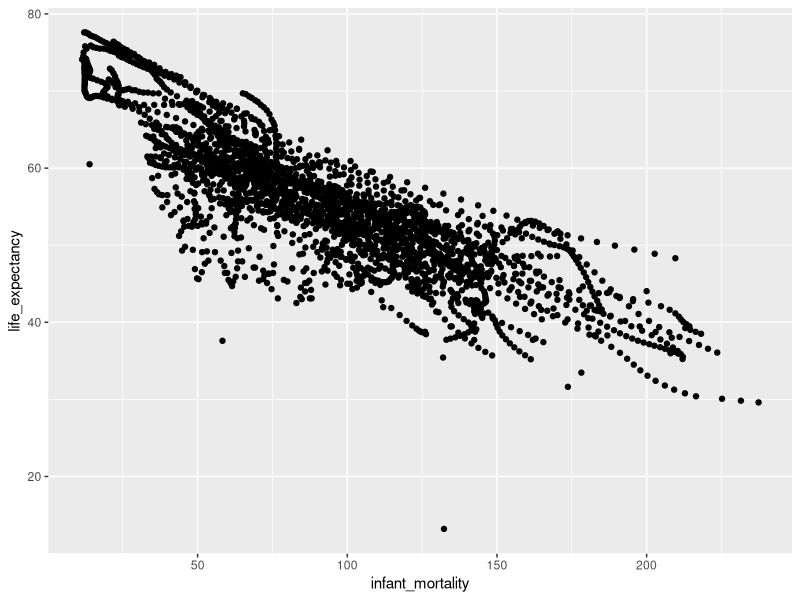
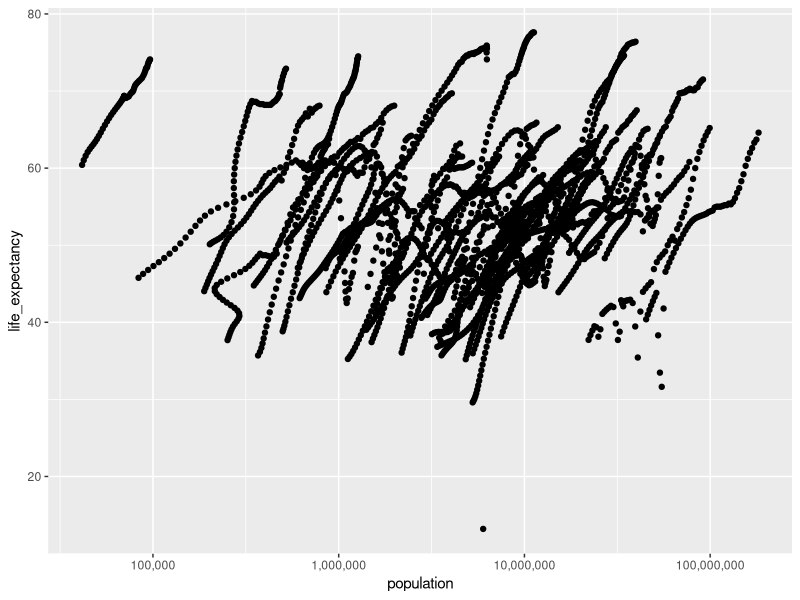
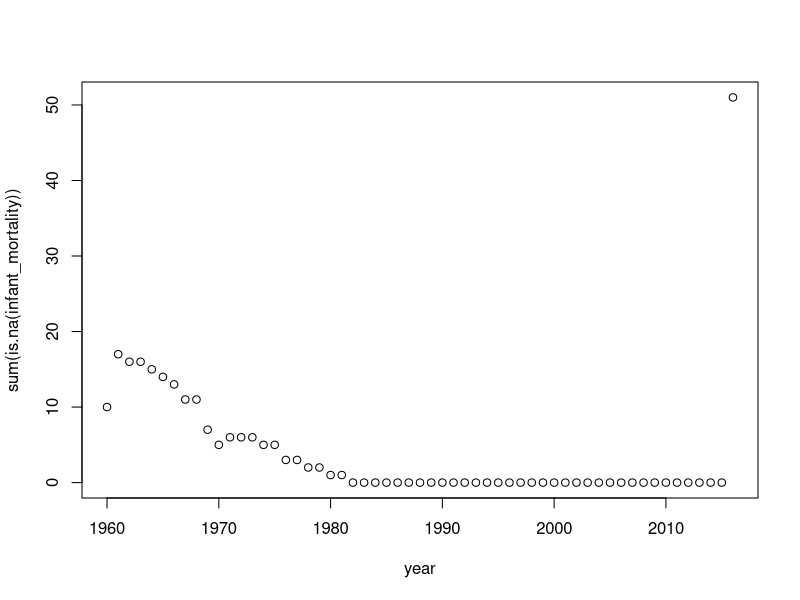
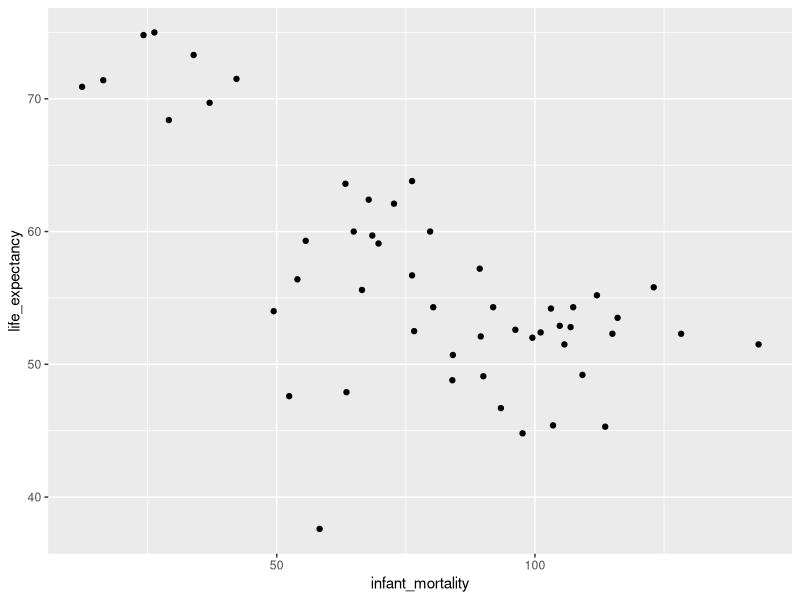
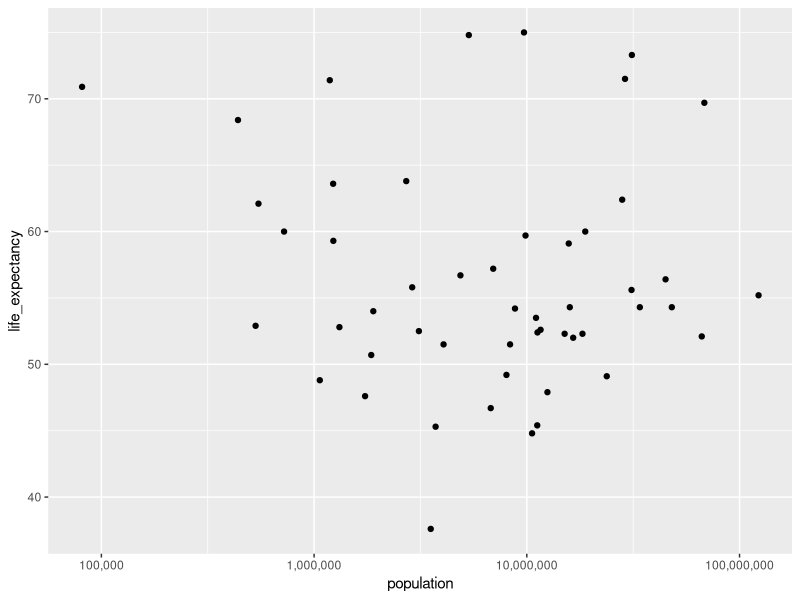
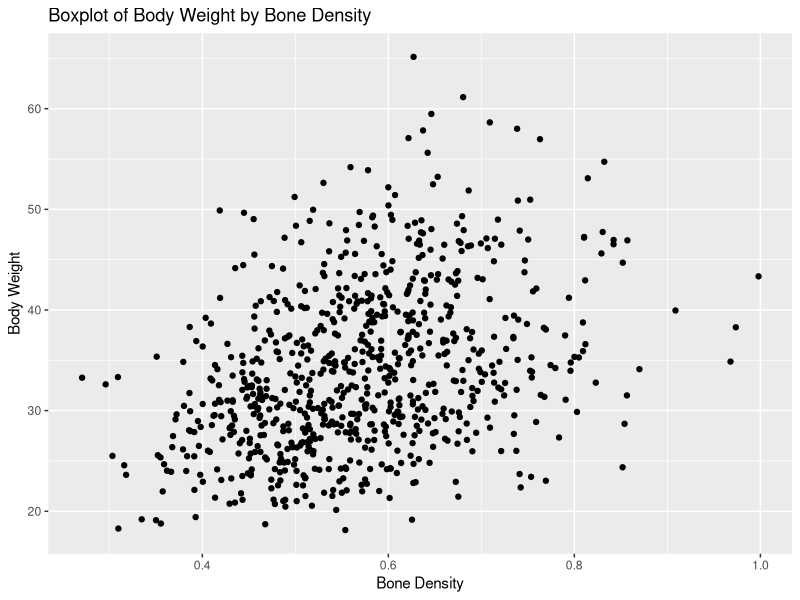
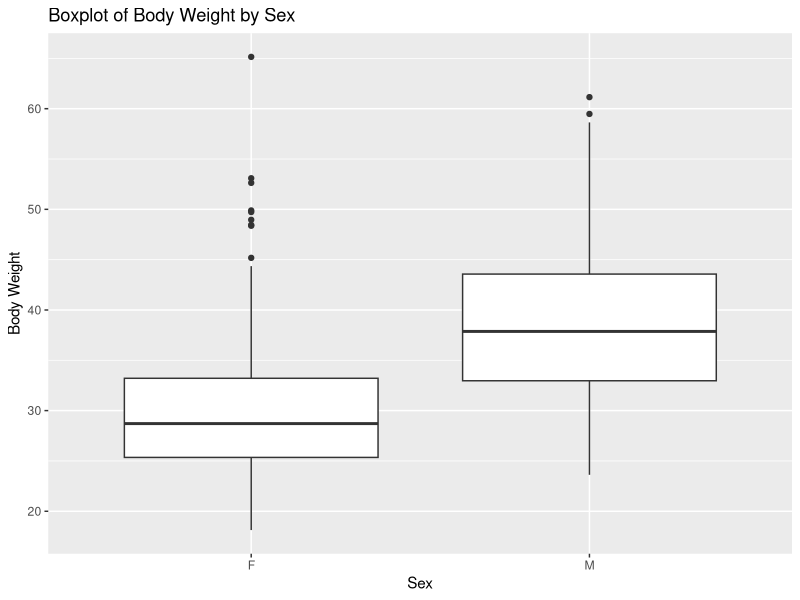

R code for these plots, in order:
## ---- chunk 1
#| output: false
#Please install all packages not already installed using
#a command similar to one below
#install.packages("dslabs")

library(dslabs) #How we will access the dataset
library(tidyr) #For cleaning and analyzing the data
library(dplyr) #For creating pipes to sort, filter data
library(ggplot2) # For creating nice visuals
library(scales) # For scaling data 
## ---- chunk 2
# This will give us dimensions and column details
str(gapminder)
## ---- chunk 3
#This will give us an idea of how each column's data is spread out, and give us some insight about outliers
summary(gapminder)
## ---- chunk 4
class(gapminder)
# Tells us that R is viewing this as a data frame which will help us with maintaining column types and cleaning the dataset
## ---- chunk 5
# Using pipes from dplyr
africadata = gapminder |>
  filter(continent == 'Africa') # Using two == signifies comparison operator vs assignment operator
## ---- chunk 6
africa_IM_LE = africadata[3:4] #Slicing only two columns of interest
africa_POP_LE = africadata[4:6] #Slicing three columns since we want both 4 and 6
africa_POP_LE = africa_POP_LE[-2] #Removing middle unneeded columns
## ---- chunk 7
str(africa_POP_LE)
str(africa_IM_LE)
summary(africa_POP_LE)
summary(africa_IM_LE)
## ---- chunk 8
africa_IM_LE |> # Using pipes again
  ggplot(aes(x=infant_mortality, y=life_expectancy))+ #Using GGplot for better visualizations
  geom_point() #geom_point is ggplots method for scatterplots
## ---- chunk 9
africa_POP_LE |>
  ggplot(aes(x = population, y =life_expectancy))+
  geom_point()+
  scale_x_log10(labels = label_comma()) #Using the scales library to scale the x axis with log10
## ---- chunk 10
#We start by counting the number of NAs per country, per year
CountNAs = africadata |>
  group_by(year) |> # When we group, we need to summarize
  summarise(sum(is.na(infant_mortality)))#so we use the total number of NA values in this column to group on

CountNAs #Generating table
#Clicking through the table will show when the number of NAs drop to 0 for many years
plot(CountNAs) # Plotting our findings

## ---- chunk 11
# Creating a new data object
africa2000 = africadata |> 
  filter(year == 2000)# We only want rows where the year column is 2000


# Checking both the structure and summary of our new data object

str(africa2000)
summary(africa2000)
## ---- chunk 12
africa2000 |> # Our new data object
  ggplot(aes(x=infant_mortality, y=life_expectancy))+
  geom_point()
## ---- chunk 13
africa2000 |>
  ggplot(aes(x = population, y =life_expectancy))+
  geom_point()+
  scale_x_log10(labels = label_comma()) #Using Scales again
## ---- chunk 14
fit1 = lm(life_expectancy ~ infant_mortality, data=africa2000) # Initializing model using infant_mortality as predictor

fit2 =lm(life_expectancy ~ population, data=africa2000)
#Model using Population as predictor
## ---- chunk 15
summary(fit1) #Summary will show us all the important info of our two models
## ---- chunk 16
summary(fit2) 
## ---- chunk 17
str(mice_weights)
## ---- chunk 18
summary(mice_weights)
## ---- chunk 19
class(mice_weights)
## ---- chunk 20
weight_density <- mice_weights %>%
  select(body_weight, bone_density) %>% #selecting only two variables
  filter(!is.na(bone_density)) #removing na (only 4)
## ---- chunk 21
weight_sex = mice_weights %>% 
  select(body_weight, sex) #no na's in this one
## ---- chunk 22
str(weight_density)
## ---- chunk 23
str(weight_sex)
## ---- chunk 24
summary(weight_density)
## ---- chunk 25
summary(weight_sex)
## ---- chunk 26
ggplot(weight_density, aes(x = bone_density, y = body_weight)) + 
  geom_point() + #scatterplot
   labs(x = "Bone Density", y = "Body Weight") +
  ggtitle("Boxplot of Body Weight by Bone Density")
## ---- chunk 27
ggplot(mice_weights, aes(x = sex, y = body_weight)) + 
  geom_boxplot() + #boxplot
  labs(x = "Sex", y = "Body Weight") +
  ggtitle("Boxplot of Body Weight by Sex")
## ---- chunk 28
lmBD = lm(body_weight~bone_density, data = weight_density)
summary(lmBD)
## ---- chunk 29
lmS = lm(body_weight~sex, data = weight_sex)
summary(lmS)
